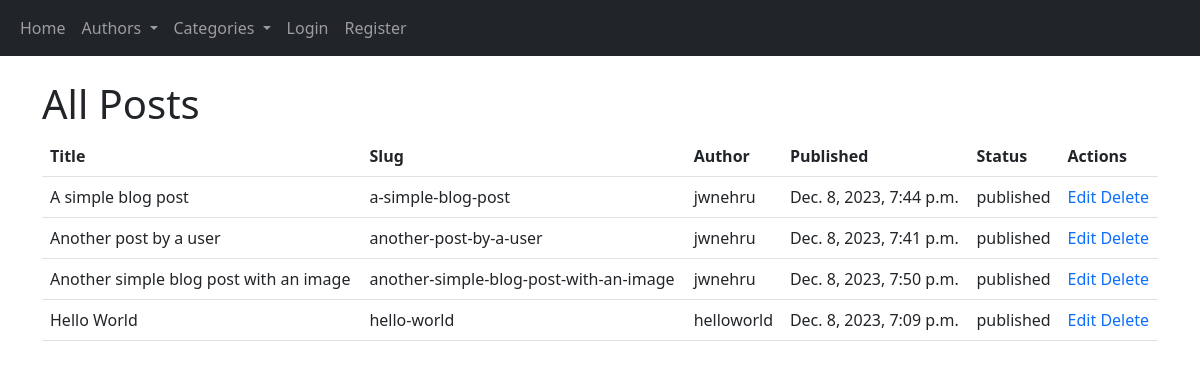
The page /blog/backend/posts on the database as committed earlier.
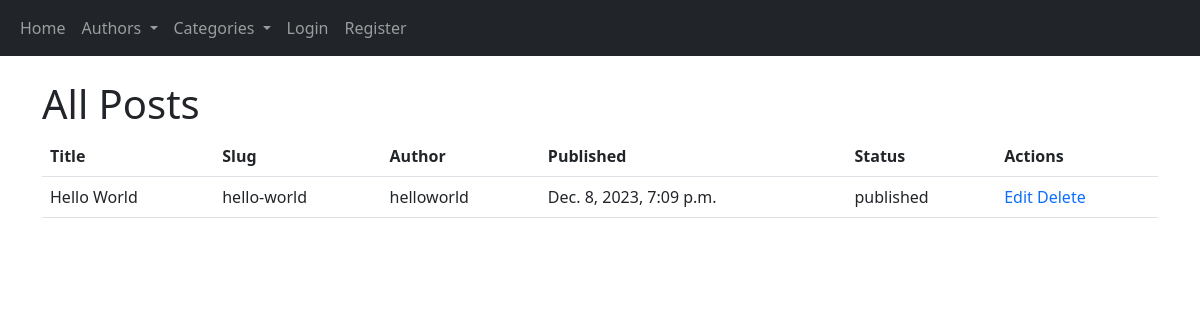
The same page on the database as committed later.
### blog/models.py (models this page shows, shortened)
class Post(models.Model):
    STATUS_CHOICES = (
        ('draft', 'Draft'),
        ('published', 'Published'),
    )
    title = models.CharField(max_length=255)
    slug = models.SlugField(max_length=255, unique=True)
    content = models.TextField()
    seo_title = models.CharField(max_length=255, blank=True, null=True)
    seo_description = models.TextField(blank=True, null=True)
    author = models.ForeignKey(User, on_delete=models.CASCADE, related_name='blog_posts', default=None)
    published_date = models.DateTimeField(default=timezone.now)
    created_date = models.DateTimeField(auto_now_add=True)
    updated_date = models.DateTimeField(auto_now=True)
    status = models.CharField(max_length=10, choices=STATUS_CHOICES, default='draft')
    category = models.ForeignKey('Category', on_delete=models.CASCADE, related_name='category', blank=True, null=True)
    image = models.ImageField(upload_to='images/', blank=True, null=True)
    class Meta:
        ordering = ('title',)
        verbose_name = 'post'
        verbose_name_plural = 'posts'
        get_latest_by = 'published_date'

### blog/views.py (the view)
# urls.py: path('backend/posts', list_of_all_posts, name='post_list_backend'),
def list_of_all_posts(request):
    posts = Post.objects.all()
    paginator = Paginator(posts, 10)
    page = request.GET.get('page')
    try:
        posts = paginator.page(page)
    except PageNotAnInteger:
        posts = paginator.page(1)
    except EmptyPage:
        if int(page) > paginator.num_pages:
            posts = paginator.page(paginator.num_pages)
        else:
            posts = paginator.page(1)
    context = {'posts': posts}
    template = 'blog/list_of_posts_unfiltered.html'
    return render(request, template, context)

### blog/context_processors.py (called while the page is built)
def user_context(request):
    author = User.objects.all()
    user = request.user
    return {'authors': author, 'user': user}

def categories_context(request):
    categories = Category.objects.all()
    return {'categories': categories}

### blog/models.py (called while the page is built)
    def get_absolute_url(self):
        return reverse('blog:category_filter', kwargs={'category_slug': self.slug})

### templates/blog/list_of_posts_unfiltered.html (shortened to what this page needs)
{% extends 'blog/base.html' %}
{% block content %}
    <div class="container mt-4">
        <div class="page-header">
            <h1>
                All Posts
            </h1>
        </div>
        {% if posts %}
            <table class="table">
                <thead>
                <tr>
                    <th>Title</th>
                    <th>Slug</th>
                    <th>Author</th>
                    <th>Published</th>
                    <th>Status</th>
                    <th>Actions</th>
                </tr>
                </thead>
                <tbody>
                {% for post in posts %}
                    <tr {% if post.status == 'draft' %} class="table-danger" {% endif %}>
                        <td>
                            {{ post.title }}
                        </td>
                        <td>{{ post.slug }}</td>
                        <td>{{ post.author.username }}</td>
                        <td>
                            {% if post.status == 'published' %}
                                {{ post.published_date }}
                            {% else %}
                                {{ post.updated_date }}
                            {% endif %}
                        </td>
                        <td>
                            {{ post.status }}
                        </td>
                        <td>
                            <a href="{% url 'blog:edit_post' slug=post.slug %}" class="text-decoration-none">
                                Edit
                            </a><a href="{% url 'blog:delete_post' slug=post.slug %}" class="text-decoration-none">
                                Delete
                            </a>
                        </td>
                    </tr>
                {% endfor %}
                </tbody>
            </table>
        {% else %}
            <p>No posts found</p>
        {% endif %}
    </div>
{% endblock %}

### templates/blog/base.html (shortened to what this page needs)
<!DOCTYPE html>
<html lang="en">
<head>
    <link href="https://cdn.jsdelivr.net/npm/bootstrap@5.3.0/dist/css/bootstrap.min.css" rel="stylesheet">
</head>
<body>
<nav class="navbar navbar-expand-lg navbar-dark bg-dark">
    <div class="container-fluid">
        <div class="collapse navbar-collapse" id="navbarNav">
            <ul class="navbar-nav">
                <li class="nav-item">
                    <a class="nav-link" href="{% url 'blog:list_of_posts' %}">Home</a>
                </li>
                <li class="nav-item dropdown">
                    <a class="nav-link dropdown-toggle" href="#" id="authorsDropdown" role="button"
                       data-bs-toggle="dropdown" aria-haspopup="true" aria-expanded="false">
                        Authors
                    </a>
                </li>
                {% if categories %}
                    <li class="nav-item dropdown">
                        <a class="nav-link dropdown-toggle" href="#" id="categoriesDropdown" role="button"
                           data-bs-toggle="dropdown" aria-haspopup="true" aria-expanded="false">
                            Categories
                        </a>
                    </li>
                {% endif %}
                {% if not user.is_authenticated %}
                    <li class="nav-item">
                        <a class="nav-link" href="{% url 'blog:login' %}">Login</a>
                    </li>
                    <li class="nav-item">
                        <a class="nav-link" href="{% url 'blog:register' %}">Register</a>
                    </li>
                {% endif %}
            </ul>
        </div>
    </div>
</nav>
{% block content %}{% endblock %}
</body>
</html>

Rows that differ between the two databases and show on the page:
removed Post: title "A simple blog post", slug "a-simple-blog-post", author.username "jwnehru", published_date "Dec. 8, 2023, 7:44 p.m.", status "published"
removed Post: title "Another post by a user", slug "another-post-by-a-user", author.username "jwnehru", published_date "Dec. 8, 2023, 7:41 p.m.", status "published"
removed Post: title "Another simple blog post with an image", slug "another-simple-blog-post-with-an-image", author.username "jwnehru", published_date "Dec. 8, 2023, 7:50 p.m.", status "published"
